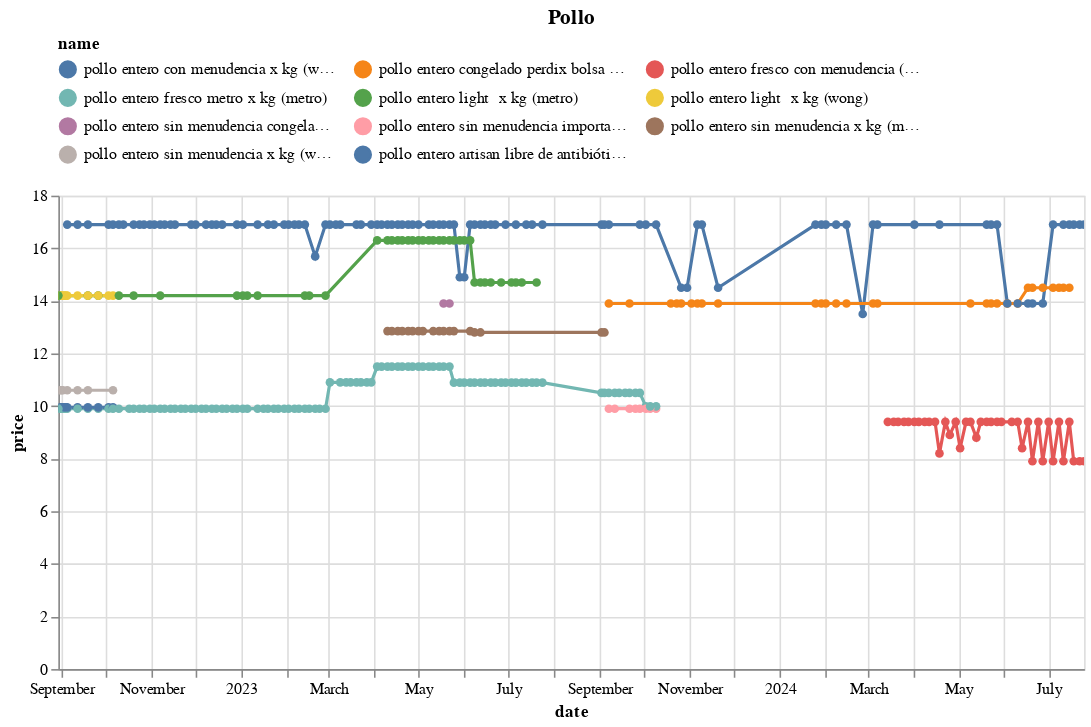

Notebook code for this chart:
### Code cell
(df
 .loc[df.name.isin(names)]
 .pipe(alt.Chart)
 .mark_line(point=True)
 .encode(x='date', y='price', color='name', tooltip=['name','price'])
 .properties(width=650, title='Pollo')
 .interactive()
 .configure_legend(orient='top', columns=3)
)

### Figure 1 — Vega-Lite specification as saved in the notebook (floating-point values rounded to 4 significant figures; data arrays with more than 128 entries replaced by an {"elided": "..."} marker saying what was removed)
{"config": {"view": {"continuousWidth": 300, "continuousHeight": 300}, "legend": {"columns": 3, "orient": "top"}}, "data": {"name": "data-b8f1a55836fabde40c335c920097faa2"}, "mark": {"type": "line", "point": true}, "encoding": {"color": {"field": "name", "type": "nominal"}, "tooltip": [{"field": "name", "type": "nominal"}, {"field": "price", "type": "quantitative"}], "x": {"field": "date", "type": "temporal"}, "y": {"field": "price", "type": "quantitative"}}, "params": [{"name": "param_13", "select": {"type": "interval", "encodings": ["x", "y"]}, "bind": "scales"}], "title": "Pollo", "width": 650, "$schema": "https://vega.github.io/schema/vega-lite/v5.17.0.json", "datasets": {"data-b8f1a55836fabde40c335c920097faa2": {"elided": "372 records"}}}
